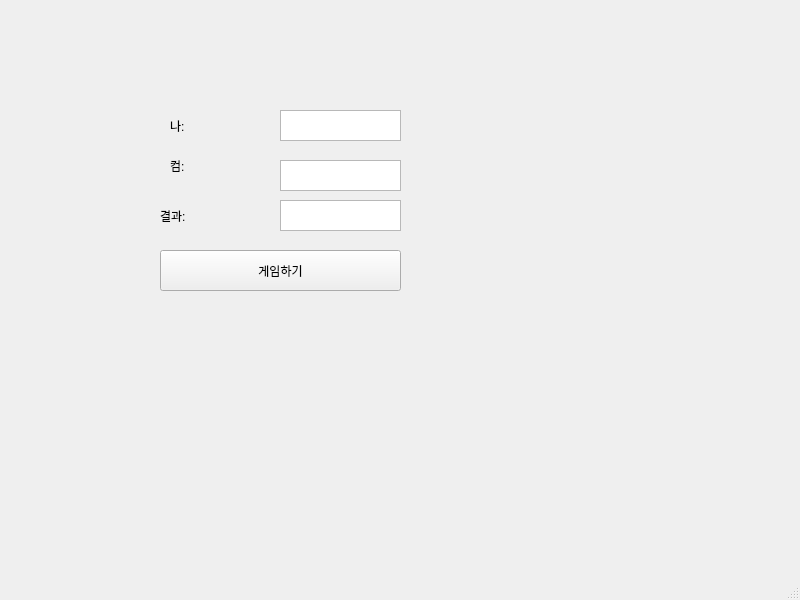
<?xml version="1.0" encoding="UTF-8"?>
<ui version="4.0">
 <class>MainWindow</class>
 <widget class="QMainWindow" name="MainWindow">
  <property name="geometry">
   <rect>
    <x>0</x>
    <y>0</y>
    <width>800</width>
    <height>600</height>
   </rect>
  </property>
  <property name="windowTitle">
   <string>MainWindow</string>
  </property>
  <widget class="QWidget" name="centralwidget">
   <widget class="QLabel" name="lbl_mine">
    <property name="geometry">
     <rect>
      <x>170</x>
      <y>120</y>
      <width>56</width>
      <height>12</height>
     </rect>
    </property>
    <property name="text">
     <string>나:</string>
    </property>
   </widget>
   <widget class="QLabel" name="lbl_com">
    <property name="geometry">
     <rect>
      <x>170</x>
      <y>160</y>
      <width>56</width>
      <height>12</height>
     </rect>
    </property>
    <property name="text">
     <string>컴:</string>
    </property>
   </widget>
   <widget class="QLabel" name="lbl_result">
    <property name="geometry">
     <rect>
      <x>160</x>
      <y>210</y>
      <width>56</width>
      <height>12</height>
     </rect>
    </property>
    <property name="text">
     <string>결과:</string>
    </property>
   </widget>
   <widget class="QPlainTextEdit" name="pte_mine">
    <property name="geometry">
     <rect>
      <x>280</x>
      <y>110</y>
      <width>121</width>
      <height>31</height>
     </rect>
    </property>
   </widget>
   <widget class="QPlainTextEdit" name="pte_com">
    <property name="geometry">
     <rect>
      <x>280</x>
      <y>160</y>
      <width>121</width>
      <height>31</height>
     </rect>
    </property>
   </widget>
   <widget class="QPlainTextEdit" name="pte_result">
    <property name="geometry">
     <rect>
      <x>280</x>
      <y>200</y>
      <width>121</width>
      <height>31</height>
     </rect>
    </property>
   </widget>
   <widget class="QPushButton" name="pb">
    <property name="geometry">
     <rect>
      <x>160</x>
      <y>250</y>
      <width>241</width>
      <height>41</height>
     </rect>
    </property>
    <property name="text">
     <string>게임하기</string>
    </property>
   </widget>
  </widget>
  <widget class="QMenuBar" name="menubar">
   <property name="geometry">
    <rect>
     <x>0</x>
     <y>0</y>
     <width>800</width>
     <height>21</height>
    </rect>
   </property>
  </widget>
  <widget class="QStatusBar" name="statusbar"/>
 </widget>
 <resources/>
 <connections/>
</ui>
